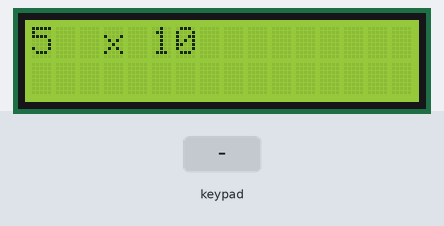
Recording of a sketch running on a simulated Arduino Uno, built with avr-gcc and run on an emulated ATmega328P. On the bench: 16×2 character LCD. The inputs (shaded band) are chosen by the test bench. Random numbers use the default seed unless the sketch sets one; what the sketch prints to the serial monitor is not drawn.

Above: at 1.2 s.
1.3 s: key '#' pressed
At 3.2 s:
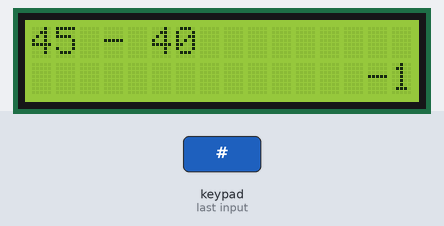
3.6 s: keypad keys 7 8 9 1 0 # pressed 0.4 s apart
At 7.6 s:
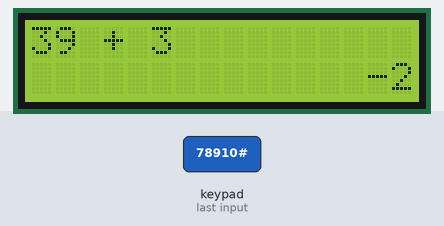
7.9 s: keypad keys 1 1 1 2 1 3 # pressed 0.4 s apart
At 10.9 s:
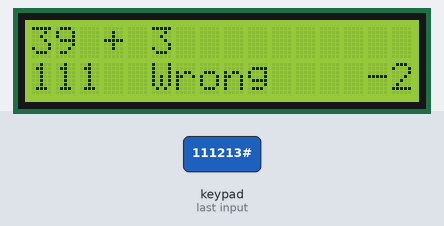
12.6 s: keypad keys 7 8 9 1 0 * pressed 0.4 s apart
At 16.0 s:
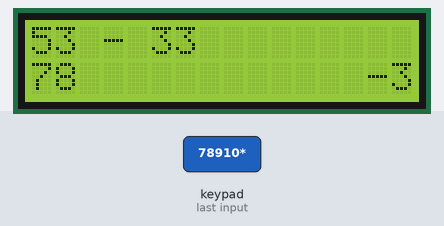
16.5 s: key '1' pressed
At 17.2 s:
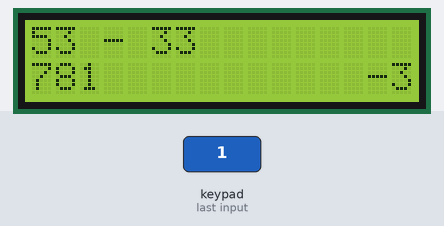
Timing chart, 0 to 19.0 s (numbered marks = the images above; inputs shaded):
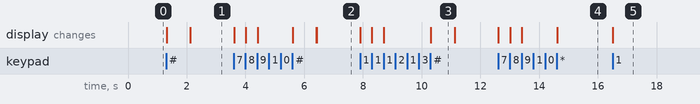

The sketch:

MathGameNEWLCD.ino
```cpp
#include <LiquidCrystal_I2C.h>
LiquidCrystal_I2C lcd(0x27,  16, 2);
#include <Keypad.h>
#include <math.h>

//determing which pins corespond to which keypad keys
const byte ROWS = 4; //four rows
const byte COLS = 3; //three columns
char keys[ROWS][COLS] = {
  {'1','2','3'},
  {'4','5','6'},
  {'7','8','9'},
  {'*','0','#'}
};
byte rowPins[ROWS] = {7,8,9,10}; //connect to the row pinouts of the keypad
byte colPins[COLS] = {11,12,13}; //connect to the column pinouts of the keypad

Keypad keypad = Keypad( makeKeymap(keys), rowPins, colPins, ROWS, COLS );

//setting up screen

int operation;
int num1;
int num2;
char operationchar = "+";
int answer;
int answerentered =0;
int numberplace = 0;
int inputarray[3];
int typer;
int points = 0;

void setup(){
  lcd.init(); //initialize the lcd
  lcd.backlight();
  randomSeed(analogRead(1));
   Serial.begin(9600);

}

int addition(){
  num1 = random(0,101);
  num2 = random(0,101);
  answer = num1+num2;
  operationchar = '+';
}

int subtraction(){
  num1 = random(0,101);
  num2 = random(0,num1+1);
  answer = num1-num2;
  operationchar = '-';
}

int multiplication(){

  num1 = random(0,11);
  num2 = random(0,11);
  answer = num1*num2;
  operationchar = 'x';
}


void loop(){
  operation = random(0,3); // 0 = addition 1 = subtraction 2= multiplication

  if (operation == 0){
    addition();
  }

  if(operation == 1){
    subtraction();
  }

  if (operation == 2){
    multiplication();
  }

  //output to monitor
  Serial.println("operation");
  Serial.println(operation);
  Serial.println("num1");
  Serial.println(num1);
  Serial.println("num2");
  Serial.println(num2);
  Serial.println("answer");
  Serial.println(answer);
  lcd.setCursor(0, 0);
  lcd.print(num1);
  lcd.setCursor(3, 0);
  lcd.print(operationchar);
  lcd.setCursor(5, 0);
  lcd.print(num2);


while (answerentered == 0) {

    char key = keypad.waitForKey();
    //Serial.print("Key Input =>");
    Serial.println(key);
    if (key) {
      if (key == '#') {
          answerentered = 1;}
        }
      if (key == '*'){
        if (numberplace > 0) {
          numberplace--; // Move back one position
          typer /= 10;   // Remove the last digit
          lcd.setCursor(0, 1);
          lcd.print("   "); // Clear the second line
          lcd.setCursor(0, 1);
          if (typer == 0){
            lcd.print("   ");
          }
          else{
            Serial.print("backspaceKey0clear");
            lcd.print(typer);
          }
        }
      }
      else{
        if (numberplace < 3 && key != '#') { // Prevent buffer overflow
          inputarray[numberplace] = key - '0'; // Convert char to int
          numberplace++;
          typer = typer * 10 + (key - '0'); // Build the number

          // Display the current input
          lcd.setCursor(0, 1);
          lcd.print(typer);
          Serial.print("normalkey:");
          Serial.println(typer);
      }
    }
  }

  if (answer == typer){
    lcd.setCursor(5, 1);
    lcd.print("Correct!");
    delay(800);
    answerentered = 0;
    points++;
    if (points == 99){
      lcd.clear();
      lcd.setCursor(0, 0);
      lcd.print("You win!!! Show");
      lcd.setCursor(0, 1);
      lcd.print("ivan for prize");
      delay(20000);
      points = 0;
    }
  }
  else {
    lcd.setCursor(5, 1);
    lcd.print("Wrong");
    delay(800);
    answerentered = 0;
    points--;
  }
  lcd.clear();
  lcd.setCursor(14, 1);
  lcd.print(points);
  numberplace = 0;
  typer = 0;
}//i want to sleep
```

Measured:
- after the input at 1.3 s, the display: first changes at once (image 1 shows a later state)
- after the input at 3.6 s, the display: first changes at once (image 2 shows a later state)
- after the input at 7.9 s, the display: first changes at once (image 3 shows a later state)
- after the input at 12.6 s, the display: first changes at once (image 4 shows a later state)
- after the input at 16.5 s, the display: changes at once (image 5)
- what the display in image 3 shows lasts 0.8 s, from 10.3 s to 11.1 s
